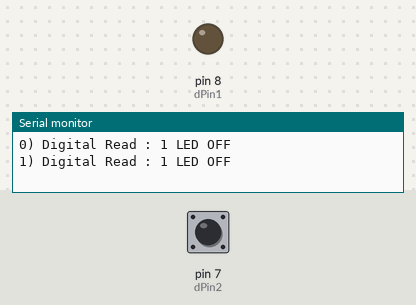
Recording of a sketch running on a simulated Arduino Uno, built with avr-gcc and run on an emulated ATmega328P. On the bench: output pins drawn as LEDs (lit = HIGH), the last lines printed to the serial monitor. The inputs (shaded band) are chosen by the test bench; at power-on: pin 7 (dPin2) HIGH.

Above: at 2.0 s.
At 4.5 s:
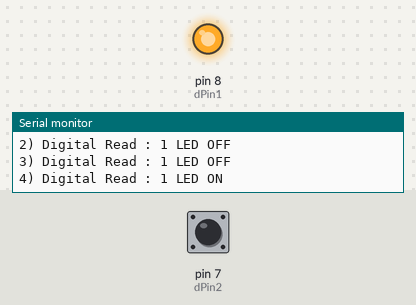
Timing chart, 0 to 6.5 s (numbered marks = the images above):
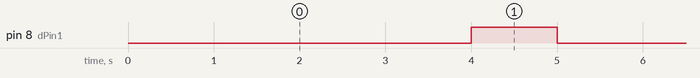

The sketch:

201910723_Assignment9.ino
```cpp
/*
* Student No : 201901723
* Student Name : 최가은
* Date : 2022.10.18.화
* What I feel about this assignment : 5초마다 switch 기능을 하기 위해 if문을 사용하여 통제를 진행하였습니다.
* switch가 없이도 다음과 같이 코드로 깔끔하게 정리할 수 있음을 확인하는 좋은 과제를 진행하였다고 생각합니다.
* 추가로 시리얼통신으로만 출력했던 실습에서 LED를 추가하여 실습해보는 재미있는 과제라고 생각했습니다 :)
*/

int dPin1 = 8;
int dPin2 = 7;
int val = 0;
unsigned long cnt;

void setup() {
  Serial.begin(9600);
  pinMode(dPin1, OUTPUT);
  pinMode(dPin2, INPUT_PULLUP);   // Connect LED (+) with Arduino built-in pullup resistor
  cnt = 0;
}

void loop() {
  val = digitalRead(dPin2);       // Read D8 every 1 second
  Serial.print(cnt);
  Serial.print(") Digital Read : ");
  Serial.print(val);
  cnt++;

  if(cnt % 5 == 0){
    digitalWrite(dPin1, HIGH);
    Serial.println(" LED ON ");   // display "LED ON" if it is
  } else {
    digitalWrite(dPin1, LOW);
    Serial.println(" LED OFF ");  // or display "LED OFF"
  }

  delay(1000);

}
```

Measured:
- by itself, pin 8 (dPin1): alternates HIGH for 1.0 s and LOW for 4.0 s
